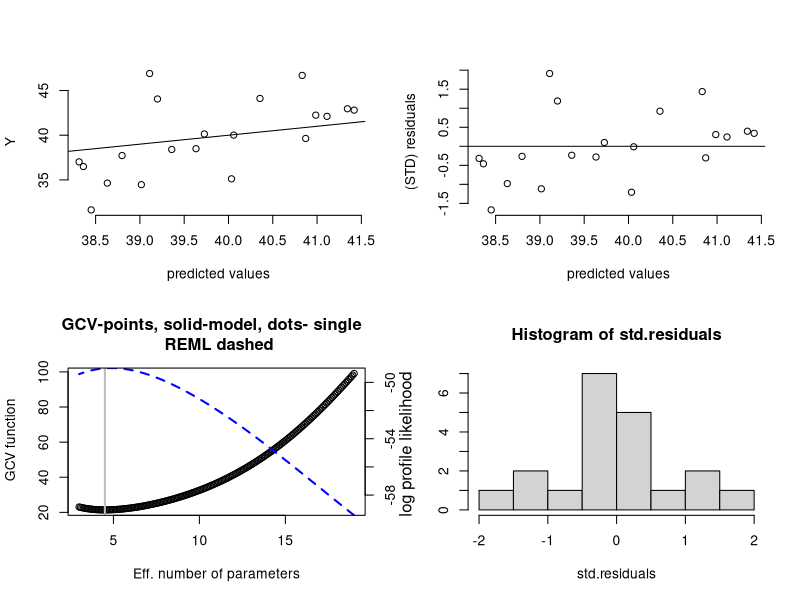
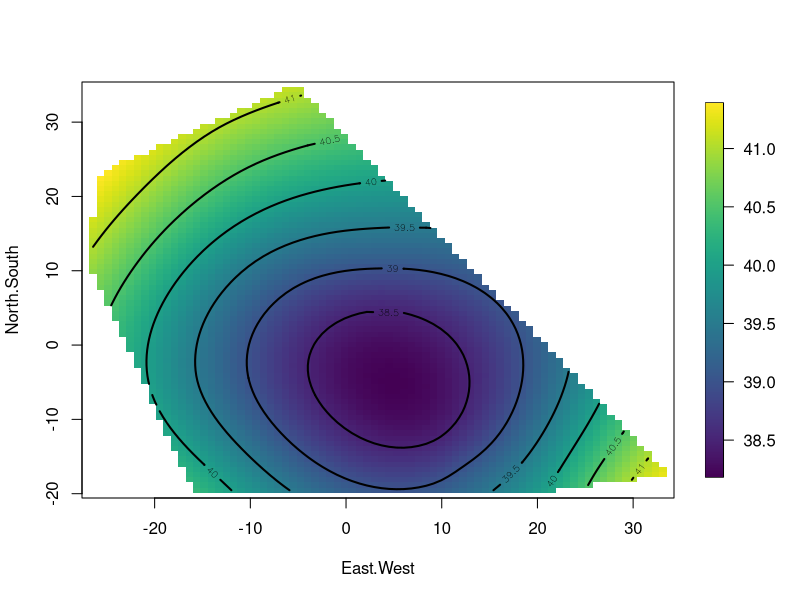
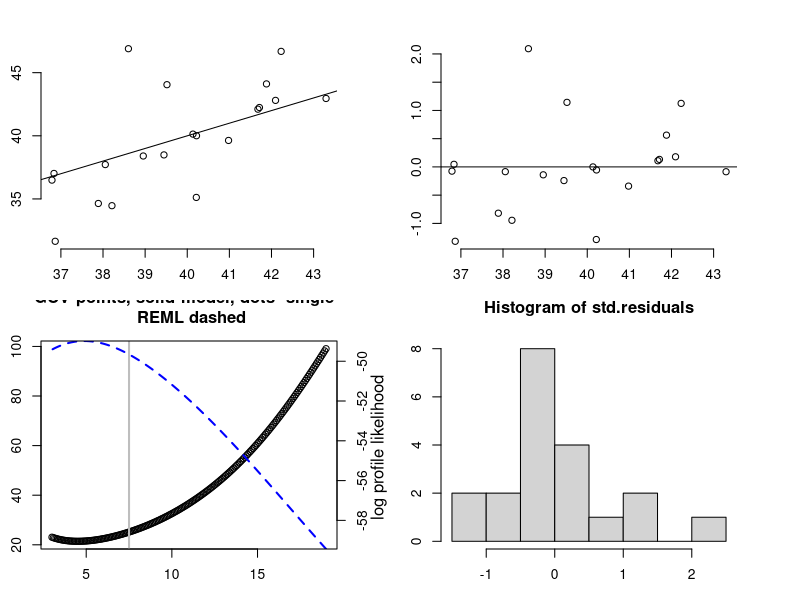
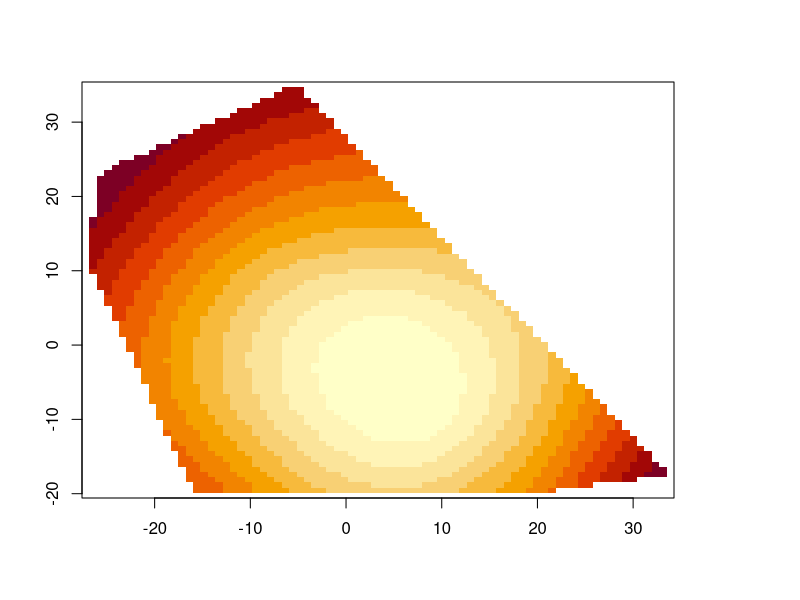
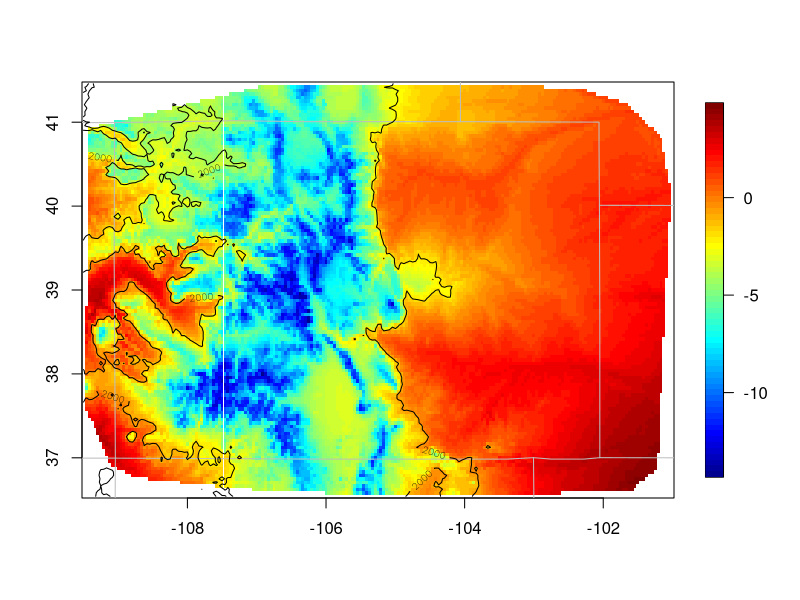
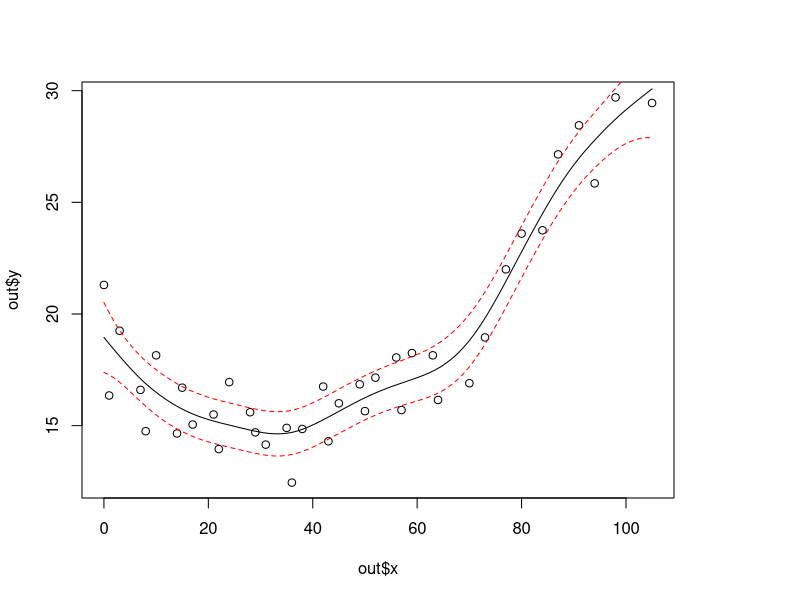
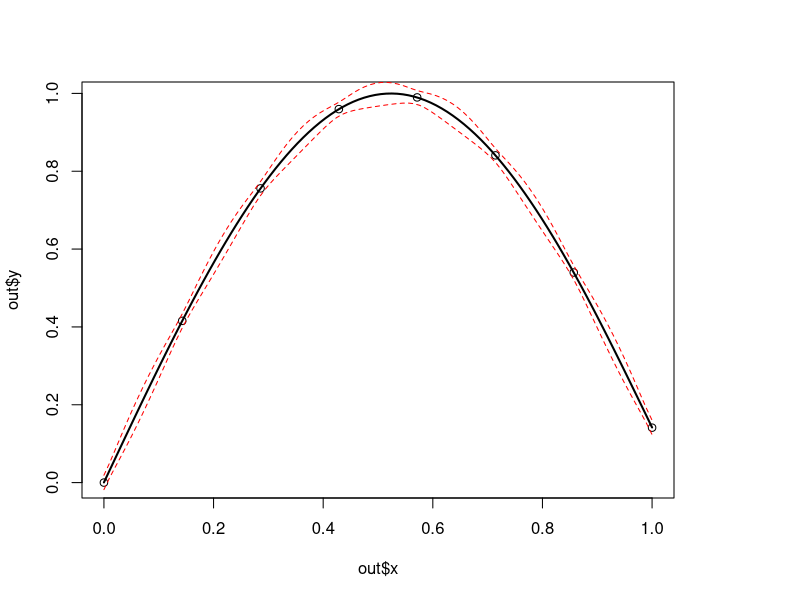
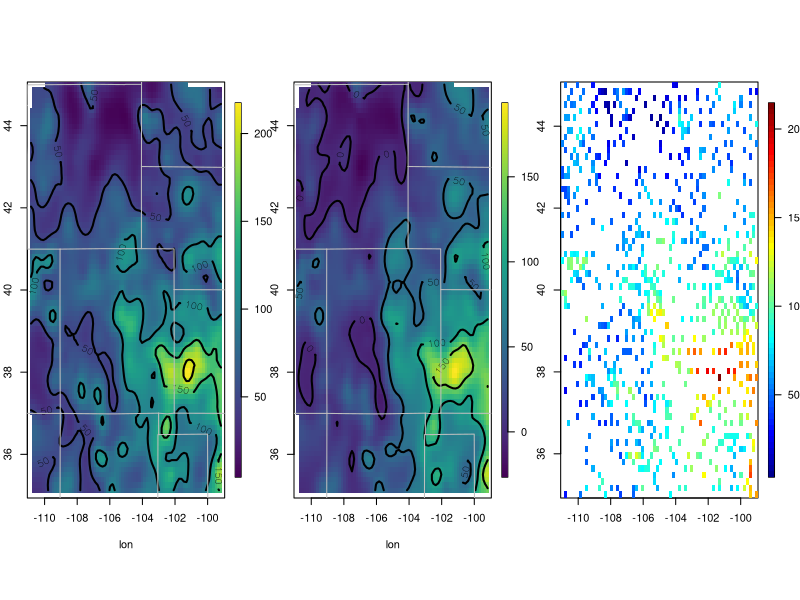

The R script that drew these images, in order:
## ---- chunk 1
knitr::opts_chunk$set(
  collapse = TRUE,
  comment = "#>", 
  fig.width = 7, 
  fig.height = 5
)
## ---- chunk 2
library(fields)
## ---- chunk 3
str(ChicagoO3)

# 2-d example
fit <- Tps(ChicagoO3$x, ChicagoO3$y) # fits a surface to ozone measurements.

set.panel(2, 2)
plot(fit) # four diagnostic plots of  fit and residuals.
set.panel()

# summary of fit and estiamtes of lambda the smoothing parameter
summary(fit)
surface(fit) # Quick image/contour plot of GCV surface.
## ---- chunk 4
# NOTE: the predict function is quite flexible:
look <- predict(fit, lambda = 2.0)
#  evaluates the estimate at lambda =2.0  _not_ the GCV estimate
#  it does so very efficiently from the Krig fit object.

look <- predict(fit, df = 7.5)
#  evaluates the estimate at the lambda values such that
#  the effective degrees of freedom is 7.5
str(look)
## ---- chunk 5
# Note that the GCV function is still computed and minimized
# but the lambda values used correpsonds to 7.5 df.
fit1 <- Tps(ChicagoO3$x, ChicagoO3$y, df = 7.5)

set.panel(2, 2)
plot(fit1) # four diagnostic plots of  fit and residuals.
# GCV function (lower left) has vertical line at 7.5 df.
set.panel()

# The basic matrix decompositions are the same for
# both fit and fit1 objects.

# predict( fit1) is the same as predict( fit, df=7.5)
# predict( fit1, lambda= fit$lambda) is the same as predict(fit)
# predict onto a grid that matches the ranges of the data.
out.p <- predictSurface(fit)
image(out.p)

# the surface function (e.g. surface( fit)) essentially combines
# the two steps above

# predict at different effective number of parameters
out.p <- predictSurface(fit, df = 10)
## ---- chunk 6
## Not run:
# predicting on a grid along with a covariate
data(COmonthlyMet)
# predicting average daily minimum temps for spring in Colorado
# NOTE to create an  4km  elevation grid:
# data(PRISMelevation); CO.elev1 <- crop.image(PRISMelevation, CO.loc )
# then use same grid for the predictions: CO.Grid1<- CO.elev1[c("x","y")]
obj <- Tps(CO.loc, CO.tmin.MAM.climate, Z = CO.elev)
out.p <- predictSurface(obj,
  CO.Grid,
  ZGrid = CO.elevGrid
)
imagePlot(out.p)
US(add = TRUE, col = "grey")
contour(CO.elevGrid, add = TRUE, levels = c(2000), col = "black")

## End(Not run)
## Not run:
# A 1-d example  with confidence intervals
out <- Tps(rat.diet$t, rat.diet$trt) # lambda found by GCV
out
plot(out$x, out$y)
xgrid <- seq(min(out$x), max(out$x), , 100)
fhat <- predict(out, xgrid)
lines(xgrid, fhat, )
SE <- predictSE(out, xgrid)
lines(xgrid, fhat + 1.96 * SE, col = "red", lty = 2)
lines(xgrid, fhat - 1.96 * SE, col = "red", lty = 2)

# compare to the ( much faster) B spline algorithm
#  sreg(rat.diet$t, rat.diet$trt)

# Here is a 1-d example with 95 percent  CIs  where sreg would not work:
#  sreg would give the right estimate here but not the right CI's
x <- seq(0, 1, , 8)
y <- sin(3 * x)
out <- Tps(x, y) # lambda found by GCV
plot(out$x, out$y)
xgrid <- seq(min(out$x), max(out$x), , 100)
fhat <- predict(out, xgrid)
lines(xgrid, fhat, lwd = 2)
SE <- predictSE(out, xgrid)
lines(xgrid, fhat + 1.96 * SE, col = "red", lty = 2)
lines(xgrid, fhat - 1.96 * SE, col = "red", lty = 2)
## ---- chunk 7
# More involved example adding a covariate to the fixed part of model
## Not run:
set.panel(1, 3)
# without elevation covariate
out0 <- Tps(RMprecip$x, RMprecip$y)
surface(out0)
US(add = TRUE, col = "grey")

# with elevation covariate
out <- Tps(RMprecip$x, RMprecip$y, Z = RMprecip$elev)
str(out)

# NOTE: out$d[4] is the estimated elevation coefficient
# it is easy to get the smooth surface separate from the elevation.
out.p <- predictSurface(out, drop.Z = TRUE)
surface(out.p)
US(add = TRUE, col = "grey")

# and if the estimate is of high resolution and you get by with
# a simple discretizing -- does not work in this case!
quilt.plot(out$x, out$fitted.values)
## ---- chunk 8
# the exact way to do this is evaluate the estimate
# on a grid where you also have elevations
# An elevation DEM from the PRISM climate data product (4km resolution)
data(RMelevation)
grid.list <- list(x = RMelevation$x, y = RMelevation$y)
fit.full <- predictSurface(out, grid.list, ZGrid = RMelevation)

# this is the linear fixed part of the second spatial model:
# lon,lat and elevation
fit.fixed <- predictSurface(out, grid.list,
  just.fixed = TRUE,
  ZGrid = RMelevation
)

# This is the smooth part but also with the linear lon lat terms.
fit.smooth <- predictSurface(out, grid.list, drop.Z = TRUE)

set.panel(3, 1)
fit0 <- predictSurface(out0, grid.list)
image.plot(fit0)
title(" first spatial model (w/o elevation)")
image.plot(fit.fixed)
title(" fixed part of second model (lon,lat,elev linear model)")
US(add = TRUE)
image.plot(fit.full)
title("full prediction second model")
set.panel()
## ---- chunk 9
# Note: aRange = 3 degrees is a very generous taper range.
# Use some trial aRange value with rdist.nearest to determine a
# a useful taper. Some empirical studies suggest that in the
# interpolation case in 2 d the taper should be large enough to
# about 20 non zero nearest neighbors for every location.

# m = 2, p = 2m - d = 2
out2 <- fastTps(RMprecip$x, RMprecip$y,
  m = 2, aRange = 3.0,
  profileLambda = FALSE
)

# note that fastTps produces a object of classes spatialProcess and mKrig
# so one can use all the
# the overloaded functions that are defined for these classes.
# predict, predictSE, plot, sim.spatialProcess
# summary of what happened note estimate of effective degrees of
# freedom
# profiling on lambda has been turned off to make this run quickly
# but it is suggested that one examines the the profile likelihood over lambda
print(out2)

set.panel(1, 2)
surface(out2)
## ---- chunk 10
# now use great circle distance for this smooth
# Here "aRange" for the taper support is the great circle distance in degrees latitude.
# Typically for data analysis it more convenient to think in degrees. A degree of
# latitude is about 68 miles (111 km).
fastTps(RMprecip$x, RMprecip$y, m = 2, lon.lat = TRUE, aRange = 210) -> out3
print(out3) # note the effective degrees of freedom is different.
surface(out3)

set.panel()
## ---- chunk 11
# simulation reusing Tps/Krig object
fit <- Tps(rat.diet$t, rat.diet$trt)
true <- fit$fitted.values
N <- length(fit$y)
temp <- matrix(NA, ncol = 50, nrow = N)
tau <- fit$tauHat.GCV
for (k in 1:50) {
  ysim <- true + tau * rnorm(N)
  temp[, k] <- predict(fit, y = ysim)
}
matplot(fit$x, temp, type = "l")
## ---- chunk 12
fit <- Tps(BD[, 1:4], BD$lnya, scale.type = "range")
# plots fitted surface and contours
# default is to hold 3rd and 4th fixed at median values
surface(fit)
